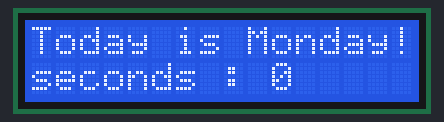
Recording of a sketch running on a simulated Arduino Uno, built with avr-gcc and run on an emulated ATmega328P. Parts: 16×2 character LCD.

Above: at 0.11 s.
At 5.03 s:
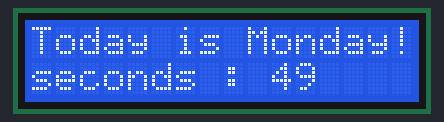
At 9.96 s:
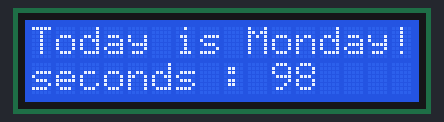
At 19.92 s:
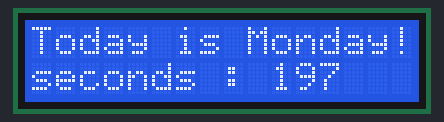
At 29.89 s:
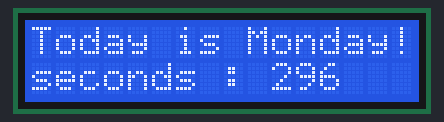
At 39.85 s:
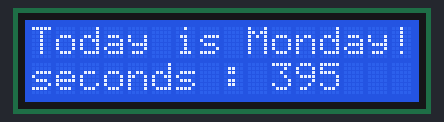

The sketch:

today_is_monday.ino
```cpp
//timer
#include <LiquidCrystal.h>

LiquidCrystal lcd(7, 8, 9, 10, 11, 12);
int number = 0;

void setup() {
  lcd.begin(16, 2);
  lcd.print("Today is Monday!!!!!");
}

void loop() {

  //lcd.setCursor(10,1);
  //  lcd.print(number);
  //  delay(1000);
  //  number++;


  lcd.setCursor(0, 1);
  lcd.print("seconds : ");
  for (int i = 0; i <= 10000; i++) {
    lcd.setCursor(10, 1);
    lcd.print(i);
    delay(100);
  }
}
```
